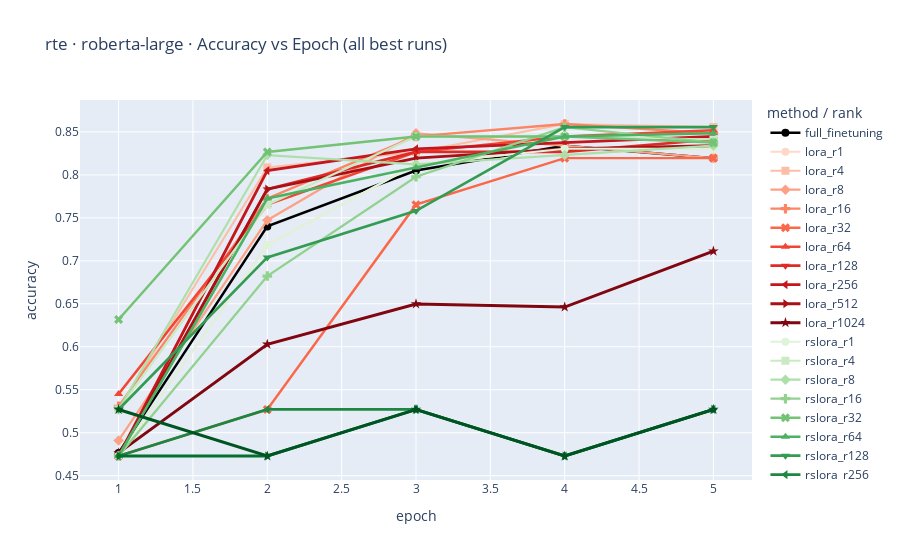

Source (notebook cell):
### Code cell
# Marker symbols to assign per rank (wraps if > len)
MARKERS = [
    "circle","square","diamond","cross","x",
    "triangle-up","triangle-down","triangle-left","triangle-right","star"
]

def marker_for_rank(rank, ranks_sorted):
    if not ranks_sorted or rank is None:
        return "circle"
    i = ranks_sorted.index(rank)
    return MARKERS[i % len(MARKERS)]

# === Build Figure ===
fig = go.Figure()

# Full FT (usually single run)
for r in [x for x in runs if x["method"] == "full_finetuning"]:
    fig.add_trace(go.Scatter(
        x=r["df"]["epoch"], y=r["df"]["accuracy"],
        mode="lines+markers",
        name="full_finetuning",
        line=dict(color=FULL_COLOR, dash="solid", width=2.5),
        marker=dict(symbol="circle", size=8, color=FULL_COLOR),
        hovertext=[r["name"]]*len(r["df"])
    ))

# LoRA (each rank gets its own red shade + marker)
for r in sorted([x for x in runs if x["method"] == "lora"], key=lambda z: z["rank"] or -1):
    rk = r["rank"]
    fig.add_trace(go.Scatter(
        x=r["df"]["epoch"], y=r["df"]["accuracy"],
        mode="lines+markers",
        name=f"lora_r{rk}",
        line=dict(color=lora_colors.get(rk, "red"), width=line_width_for_rank(rk, all_ranks)),
        marker=dict(symbol=marker_for_rank(rk, all_ranks), size=8,
                    color=lora_colors.get(rk, "red")),
        hovertext=[r["name"]]*len(r["df"])
    ))

# RSLoRA (each rank gets its own green shade + marker)
for r in sorted([x for x in runs if x["method"] == "rslora"], key=lambda z: z["rank"] or -1):
    rk = r["rank"]
    fig.add_trace(go.Scatter(
        x=r["df"]["epoch"], y=r["df"]["accuracy"],
        mode="lines+markers",
        name=f"rslora_r{rk}",
        line=dict(color=rslora_colors.get(rk, "green"), width=line_width_for_rank(rk, all_ranks)),
        marker=dict(symbol=marker_for_rank(rk, all_ranks), size=8,
                    color=rslora_colors.get(rk, "green")),
        hovertext=[r["name"]]*len(r["df"])
    ))

fig.update_layout(
    title=f"{TASK} · {MODEL} · Accuracy vs Epoch (all best runs)",
    xaxis_title="epoch",
    yaxis_title="accuracy",
    legend_title_text="method / rank",
    hovermode="x unified"
)

fig

### Figure 1 — Plotly figure (JSON) as saved in the notebook; plotly's stock layout.template omitted (floating-point values rounded to 4 significant figures)
{"data": [{"hovertext": ["full_finetuning_lr1e-05_best_accuracy", "full_finetuning_lr1e-05_best_accuracy", "full_finetuning_lr1e-05_best_accuracy", "full_finetuning_lr1e-05_best_accuracy", "full_finetuning_lr1e-05_best_accuracy"], "line": {"color": "black", "dash": "solid", "width": 2.5}, "marker": {"color": "black", "size": 8, "symbol": "circle"}, "mode": "lines+markers", "name": "full_finetuning", "type": "scatter", "x": [1.0, 2.0, 3.0, 4.0, 5.0], "y": [0.4765, 0.7401, 0.8051, 0.8339, 0.8195]}, {"hovertext": ["lora_r1_alpha1_lr0.001_best_accuracy", "lora_r1_alpha1_lr0.001_best_accuracy", "lora_r1_alpha1_lr0.001_best_accuracy", "lora_r1_alpha1_lr0.001_best_accuracy", "lora_r1_alpha1_lr0.001_best_accuracy"], "line": {"color": "rgb(254, 217, 200)", "width": 2}, "marker": {"color": "rgb(254, 217, 200)", "size": 8, "symbol": "circle"}, "mode": "lines+markers", "name": "lora_r1", "type": "scatter", "x": [1.0, 2.0, 3.0, 4.0, 5.0], "y": [0.4729, 0.7184, 0.8123, 0.8303, 0.8303]}, {"hovertext": ["lora_r4_alpha4_lr0.001_best_accuracy", "lora_r4_alpha4_lr0.001_best_accuracy", "lora_r4_alpha4_lr0.001_best_accuracy", "lora_r4_alpha4_lr0.001_best_accuracy", "lora_r4_alpha4_lr0.001_best_accuracy"], "line": {"color": "rgb(252, 190, 165)", "width": 2.111}, "marker": {"color": "rgb(252, 190, 165)", "size": 8, "symbol": "square"}, "mode": "lines+markers", "name": "lora_r4", "type": "scatter", "x": [1.0, 2.0, 3.0, 4.0, 5.0], "y": [0.5271, 0.8087, 0.8267, 0.8592, 0.8556]}, {"hovertext": ["lora_r8_alpha8_lr0.00031622776601683794_best_accuracy", "lora_r8_alpha8_lr0.00031622776601683794_best_accuracy", "lora_r8_alpha8_lr0.00031622776601683794_best_accuracy", "lora_r8_alpha8_lr0.00031622776601683794_best_accuracy", "lora_r8_alpha8_lr0.00031622776601683794_best_accuracy"], "line": {"color": "rgb(252, 161, 132)", "width": 2.222}, "marker": {"color": "rgb(252, 161, 132)", "size": 8, "symbol": "diamond"}, "mode": "lines+markers", "name": "lora_r8", "type": "scatter", "x": [1.0, 2.0, 3.0, 4.0, 5.0], "y": [0.491, 0.7473, 0.8484, 0.8339, 0.8195]}, {"hovertext": ["lora_r16_alpha16_lr0.00031622776601683794_best_accuracy", "lora_r16_alpha16_lr0.00031622776601683794_best_accuracy", "lora_r16_alpha16_lr0.00031622776601683794_best_accuracy", "lora_r16_alpha16_lr0.00031622776601683794_best_accuracy", "lora_r16_alpha16_lr0.00031622776601683794_best_accuracy"], "line": {"color": "rgb(252, 133, 101)", "width": 2.333}, "marker": {"color": "rgb(252, 133, 101)", "size": 8, "symbol": "cross"}, "mode": "lines+markers", "name": "lora_r16", "type": "scatter", "x": [1.0, 2.0, 3.0, 4.0, 5.0], "y": [0.5307, 0.7726, 0.8448, 0.8592, 0.8484]}, {"hovertext": ["lora_r32_alpha32_lr0.0001_best_accuracy", "lora_r32_alpha32_lr0.0001_best_accuracy", "lora_r32_alpha32_lr0.0001_best_accuracy", "lora_r32_alpha32_lr0.0001_best_accuracy", "lora_r32_alpha32_lr0.0001_best_accuracy"], "line": {"color": "rgb(250, 104, 73)", "width": 2.444}, "marker": {"color": "rgb(250, 104, 73)", "size": 8, "symbol": "x"}, "mode": "lines+markers", "name": "lora_r32", "type": "scatter", "x": [1.0, 2.0, 3.0, 4.0, 5.0], "y": [0.4729, 0.5271, 0.7653, 0.8195, 0.8195]}, {"hovertext": ["lora_r64_alpha64_lr0.00031622776601683794_best_accuracy", "lora_r64_alpha64_lr0.00031622776601683794_best_accuracy", "lora_r64_alpha64_lr0.00031622776601683794_best_accuracy", "lora_r64_alpha64_lr0.00031622776601683794_best_accuracy", "lora_r64_alpha64_lr0.00031622776601683794_best_accuracy"], "line": {"color": "rgb(242, 70, 51)", "width": 2.556}, "marker": {"color": "rgb(242, 70, 51)", "size": 8, "symbol": "triangle-up"}, "mode": "lines+markers", "name": "lora_r64", "type": "scatter", "x": [1.0, 2.0, 3.0, 4.0, 5.0], "y": [0.5451, 0.7653, 0.8267, 0.8448, 0.852]}, {"hovertext": ["lora_r128_alpha128_lr5.623413251903491e-05_best_accuracy", "lora_r128_alpha128_lr5.623413251903491e-05_best_accuracy", "lora_r128_alpha128_lr5.623413251903491e-05_best_accuracy", "lora_r128_alpha128_lr5.623413251903491e-05_best_accuracy", "lora_r128_alpha128_lr5.623413251903491e-05_best_accuracy"], "line": {"color": "rgb(222, 43, 37)", "width": 2.667}, "marker": {"color": "rgb(222, 43, 37)", "size": 8, "symbol": "triangle-down"}, "mode": "lines+markers", "name": "lora_r128", "type": "scatter", "x": [1.0, 2.0, 3.0, 4.0, 5.0], "y": [0.4729, 0.7834, 0.8267, 0.8267, 0.8412]}, {"hovertext": ["lora_r256_alpha256_lr3.1622776601683795e-05_best_accuracy", "lora_r256_alpha256_lr3.1622776601683795e-05_best_accuracy", "lora_r256_alpha256_lr3.1622776601683795e-05_best_accuracy", "lora_r256_alpha256_lr3.1622776601683795e-05_best_accuracy", "lora_r256_alpha256_lr3.1622776601683795e-05_best_accuracy"], "line": {"color": "rgb(196, 22, 28)", "width": 2.778}, "marker": {"color": "rgb(196, 22, 28)", "size": 8, "symbol": "triangle-left"}, "mode": "lines+markers", "name": "lora_r256", "type": "scatter", "x": [1.0, 2.0, 3.0, 4.0, 5.0], "y": [0.4729, 0.8051, 0.8303, 0.8375, 0.8448]}, {"hovertext": ["lora_r512_alpha512_lr1.778279410038923e-05_best_accuracy", "lora_r512_alpha512_lr1.778279410038923e-05_best_accuracy", "lora_r512_alpha512_lr1.778279410038923e-05_best_accuracy", "lora_r512_alpha512_lr1.778279410038923e-05_best_accuracy", "lora_r512_alpha512_lr1.778279410038923e-05_best_accuracy"], "line": {"color": "rgb(169, 16, 22)", "width": 2.889}, "marker": {"color": "rgb(169, 16, 22)", "size": 8, "symbol": "triangle-right"}, "mode": "lines+markers", "name": "lora_r512", "type": "scatter", "x": [1.0, 2.0, 3.0, 4.0, 5.0], "y": [0.4729, 0.7834, 0.8195, 0.8303, 0.8339]}, {"hovertext": ["lora_r1024_alpha1024_lr1.77827941e-05_best_accuracy", "lora_r1024_alpha1024_lr1.77827941e-05_best_accuracy", "lora_r1024_alpha1024_lr1.77827941e-05_best_accuracy", "lora_r1024_alpha1024_lr1.77827941e-05_best_accuracy", "lora_r1024_alpha1024_lr1.77827941e-05_best_accuracy"], "line": {"color": "rgb(128, 6, 16)", "width": 3}, "marker": {"color": "rgb(128, 6, 16)", "size": 8, "symbol": "star"}, "mode": "lines+markers", "name": "lora_r1024", "type": "scatter", "x": [1.0, 2.0, 3.0, 4.0, 5.0], "y": [0.4765, 0.6029, 0.6498, 0.6462, 0.7112]}, {"hovertext": ["rslora_r1_alpha1_lr0.001_best_accuracy", "rslora_r1_alpha1_lr0.001_best_accuracy", "rslora_r1_alpha1_lr0.001_best_accuracy", "rslora_r1_alpha1_lr0.001_best_accuracy", "rslora_r1_alpha1_lr0.001_best_accuracy"], "line": {"color": "rgb(223, 243, 218)", "width": 2}, "marker": {"color": "rgb(223, 243, 218)", "size": 8, "symbol": "circle"}, "mode": "lines+markers", "name": "rslora_r1", "type": "scatter", "x": [1.0, 2.0, 3.0, 4.0, 5.0], "y": [0.4729, 0.7184, 0.8123, 0.8303, 0.8303]}, {"hovertext": ["rslora_r4_alpha4_lr0.001_best_accuracy", "rslora_r4_alpha4_lr0.001_best_accuracy", "rslora_r4_alpha4_lr0.001_best_accuracy", "rslora_r4_alpha4_lr0.001_best_accuracy", "rslora_r4_alpha4_lr0.001_best_accuracy"], "line": {"color": "rgb(202, 234, 195)", "width": 2.111}, "marker": {"color": "rgb(202, 234, 195)", "size": 8, "symbol": "square"}, "mode": "lines+markers", "name": "rslora_r4", "type": "scatter", "x": [1.0, 2.0, 3.0, 4.0, 5.0], "y": [0.5271, 0.7653, 0.8448, 0.8448, 0.8412]}, {"hovertext": ["rslora_r8_alpha8_lr0.00031622776601683794_best_accuracy", "rslora_r8_alpha8_lr0.00031622776601683794_best_accuracy", "rslora_r8_alpha8_lr0.00031622776601683794_best_accuracy", "rslora_r8_alpha8_lr0.00031622776601683794_best_accuracy", "rslora_r8_alpha8_lr0.00031622776601683794_best_accuracy"], "line": {"color": "rgb(175, 223, 169)", "width": 2.222}, "marker": {"color": "rgb(175, 223, 169)", "size": 8, "symbol": "diamond"}, "mode": "lines+markers", "name": "rslora_r8", "type": "scatter", "x": [1.0, 2.0, 3.0, 4.0, 5.0], "y": [0.5271, 0.8231, 0.8123, 0.8231, 0.8339]}, {"hovertext": ["rslora_r16_alpha16_lr0.0001_best_accuracy", "rslora_r16_alpha16_lr0.0001_best_accuracy", "rslora_r16_alpha16_lr0.0001_best_accuracy", "rslora_r16_alpha16_lr0.0001_best_accuracy", "rslora_r16_alpha16_lr0.0001_best_accuracy"], "line": {"color": "rgb(146, 210, 143)", "width": 2.333}, "marker": {"color": "rgb(146, 210, 143)", "size": 8, "symbol": "cross"}, "mode": "lines+markers", "name": "rslora_r16", "type": "scatter", "x": [1.0, 2.0, 3.0, 4.0, 5.0], "y": [0.4729, 0.6823, 0.7978, 0.8556, 0.8375]}, {"hovertext": ["rslora_r32_alpha32_lr0.0001_best_accuracy", "rslora_r32_alpha32_lr0.0001_best_accuracy", "rslora_r32_alpha32_lr0.0001_best_accuracy", "rslora_r32_alpha32_lr0.0001_best_accuracy", "rslora_r32_alpha32_lr0.0001_best_accuracy"], "line": {"color": "rgb(114, 195, 117)", "width": 2.444}, "marker": {"color": "rgb(114, 195, 117)", "size": 8, "symbol": "x"}, "mode": "lines+markers", "name": "rslora_r32", "type": "scatter", "x": [1.0, 2.0, 3.0, 4.0, 5.0], "y": [0.6318, 0.8267, 0.8448, 0.8448, 0.8375]}, {"hovertext": ["rslora_r64_alpha64_lr1.77827941e-05_best_accuracy", "rslora_r64_alpha64_lr1.77827941e-05_best_accuracy", "rslora_r64_alpha64_lr1.77827941e-05_best_accuracy", "rslora_r64_alpha64_lr1.77827941e-05_best_accuracy", "rslora_r64_alpha64_lr1.77827941e-05_best_accuracy"], "line": {"color": "rgb(77, 177, 99)", "width": 2.556}, "marker": {"color": "rgb(77, 177, 99)", "size": 8, "symbol": "triangle-up"}, "mode": "lines+markers", "name": "rslora_r64", "type": "scatter", "x": [1.0, 2.0, 3.0, 4.0, 5.0], "y": [0.4729, 0.7726, 0.8087, 0.8448, 0.8484]}, {"hovertext": ["rslora_r128_alpha128_lr1.77827941e-05_best_accuracy", "rslora_r128_alpha128_lr1.77827941e-05_best_accuracy", "rslora_r128_alpha128_lr1.77827941e-05_best_accuracy", "rslora_r128_alpha128_lr1.77827941e-05_best_accuracy", "rslora_r128_alpha128_lr1.77827941e-05_best_accuracy"], "line": {"color": "rgb(51, 156, 82)", "width": 2.667}, "marker": {"color": "rgb(51, 156, 82)", "size": 8, "symbol": "triangle-down"}, "mode": "lines+markers", "name": "rslora_r128", "type": "scatter", "x": [1.0, 2.0, 3.0, 4.0, 5.0], "y": [0.5271, 0.704, 0.7581, 0.8556, 0.8556]}, {"hovertext": ["rslora_r256_alpha256_lr0.00031622776601683794_best_accuracy", "rslora_r256_alpha256_lr0.00031622776601683794_best_accuracy", "rslora_r256_alpha256_lr0.00031622776601683794_best_accuracy", "rslora_r256_alpha256_lr0.00031622776601683794_best_accuracy", "rslora_r256_alpha256_lr0.00031622776601683794_best_accuracy"], "line": {"color": "rgb(29, 134, 65)", "width": 2.778}, "marker": {"color": "rgb(29, 134, 65)", "size": 8, "symbol": "triangle-left"}, "mode": "lines+markers", "name": "rslora_r256", "type": "scatter", "x": [1.0, 2.0, 3.0, 4.0, 5.0], "y": [0.4729, 0.5271, 0.5271, 0.4729, 0.5271]}, {"hovertext": ["rslora_r512_alpha512_lr0.0001_best_accuracy", "rslora_r512_alpha512_lr0.0001_best_accuracy", "rslora_r512_alpha512_lr0.0001_best_accuracy", "rslora_r512_alpha512_lr0.0001_best_accuracy", "rslora_r512_alpha512_lr0.0001_best_accuracy"], "line": {"color": "rgb(4, 112, 47)", "width": 2.889}, "marker": {"color": "rgb(4, 112, 47)", "size": 8, "symbol": "triangle-right"}, "mode": "lines+markers", "name": "rslora_r512", "type": "scatter", "x": [1.0, 2.0, 3.0, 4.0, 5.0], "y": [0.4729, 0.4729, 0.5271, 0.4729, 0.5271]}, {"hovertext": ["rslora_r1024_alpha1024_lr0.0001_best_accuracy", "rslora_r1024_alpha1024_lr0.0001_best_accuracy", "rslora_r1024_alpha1024_lr0.0001_best_accuracy", "rslora_r1024_alpha1024_lr0.0001_best_accuracy", "rslora_r1024_alpha1024_lr0.0001_best_accuracy"], "line": {"color": "rgb(0, 84, 34)", "width": 3}, "marker": {"color": "rgb(0, 84, 34)", "size": 8, "symbol": "star"}, "mode": "lines+markers", "name": "rslora_r1024", "type": "scatter", "x": [1.0, 2.0, 3.0, 4.0, 5.0], "y": [0.5271, 0.4729, 0.5271, 0.4729, 0.5271]}], "layout": {"hovermode": "x unified", "legend": {"title": {"text": "method / rank"}}, "title": {"text": "rte · roberta-large · Accuracy vs Epoch (all best runs)"}, "xaxis": {"title": {"text": "epoch"}}, "yaxis": {"title": {"text": "accuracy"}}}}
